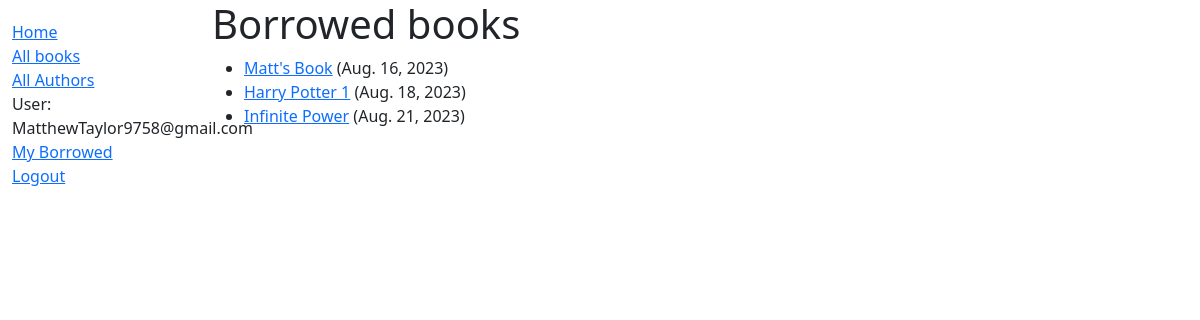
/catalog/mybooks/ (signed in), run on the app's committed database.
### catalog/models.py (models this page shows, shortened)
class BookInstance(models.Model):
    id = models.UUIDField(primary_key=True, default=uuid.uuid4, help_text='Unique ID for this particular book across whole library')
    book = models.ForeignKey('Book', on_delete=models.RESTRICT, null=True)
    imprint = models.CharField(max_length=200)
    due_back = models.DateField(null=True, blank=True)
    borrower = models.ForeignKey(User, on_delete=models.SET_NULL, null=True, blank=True)
    LOAN_STATUS = (
        ('m', 'Maintenance'),
        ('o', 'On loan'),
        ('a', 'Available'),
        ('r', 'Reserved'),
    )
    status = models.CharField(
        max_length=1,
        choices=LOAN_STATUS,
        blank=True,
        default='m',
        help_text='Book availability',
    )
    class Meta:
        ordering = ['due_back']
        permissions = (("can_mark_returned", "Set book as returned"),)
    @property
    def is_overdue(self):
        return bool(self.due_back and date.today() > self.due_back)

class Book(models.Model):
    title = models.CharField(max_length=200)
    author = models.ForeignKey('Author', on_delete=models.SET_NULL, null=True)
    summary = models.TextField(max_length=1000, help_text='Enter a brief description of the book')
    isbn = models.CharField('ISBN', max_length=13, unique=True, help_text='13 Character <a href="https://www.isbn-international.org/content/what-isbn">ISBN number</a>')
    genre = models.ManyToManyField(Genre, help_text='Select a genre for this book')
    def display_genre(self):
        """Create a string for the Genre. This is required to display genre in Admin."""
        return ', '.join(genre.name for genre in self.genre.all()[:3])
    display_genre.short_description = 'Genre'

### catalog/views.py (the view)
# urls.py: path('mybooks/', views.LoanedBooksByUserListView.as_view(), name='my-borrowed'),
class LoanedBooksByUserListView(LoginRequiredMixin,generic.ListView):
    model = BookInstance
    template_name = 'catalog/bookinstance_list_borrowed_user.html'
    paginate_by = 10
    def get_queryset(self):
        print(self.request.user)
        return (
            BookInstance.objects.filter(borrower=self.request.user)
            .filter(status__exact='o')
            .order_by('due_back')
        )

### catalog/templates/catalog/bookinstance_list_borrowed_user.html
{% extends "base_generic.html" %}
{% block content %}
    <h1>Borrowed books</h1>
    {% if bookinstance_list %}
    <ul>
      {% for bookinst in bookinstance_list %}
      <li class="{% if bookinst.is_overdue %}text-danger{% endif %}">
        <a href="{% url 'book-detail' bookinst.book.pk %}">{{ bookinst.book.title }}</a> ({{ bookinst.due_back }})
      </li>
      {% endfor %}
    </ul>
    {% else %}
      <p>There are no books borrowed.</p>
    {% endif %}
{% endblock %}

### catalog/templates/base_generic.html (shortened to what this page needs)
<!DOCTYPE html>
<html lang="en">
  <head>
    <link
      href="https://cdn.jsdelivr.net/npm/bootstrap@5.1.3/dist/css/bootstrap.min.css"
      rel="stylesheet"
 />
    {% load static %}
    <link rel="stylesheet" href="{% static 'css/styles.css' %}" />
  </head>
  <body>
    <div class="container-fluid">
      <div class="row">
        <div class="col-sm-2">
          {% block sidebar %}
            <ul class="sidebar-nav">
              <li><a href="{% url 'index' %}">Home</a></li>
              <li><a href="{% url 'books' %}">All books</a></li>
              <li><a href="{% url 'authors' %}">All Authors</a></li>
              {% if user.is_authenticated %}
                <li>User: {{ user.get_username }}</li>
                <li><a href="{% url 'my-borrowed' %}">My Borrowed</a></li>
                <li><a href="{% url 'logout' %}?next={{ request.path }}">Logout</a></li>
              {% else %}
                <li><a href="{% url 'login' %}?next={{ request.path }}">Login</a></li>
              {% endif %}
            </ul>
          {% endblock %}
        </div>
        <div class="col-sm-10 ">{% block content %}{% endblock %}
        </div>
      </div>
    </div>
  </body>
</html>

### catalog/static/css/styles.css (style rules this page uses)
.sidebar-nav { margin-top: 20px; padding: 0; list-style: none; }

### data on the page
BookInstance: book "Matt's Book", due_back "Aug. 16, 2023"
BookInstance: book "Harry Potter 1", due_back "Aug. 18, 2023"
BookInstance: book "Infinite Power", due_back "Aug. 21, 2023"

### other printed values
{{ user.get_username }} "MatthewTaylor9758@gmail.com"
